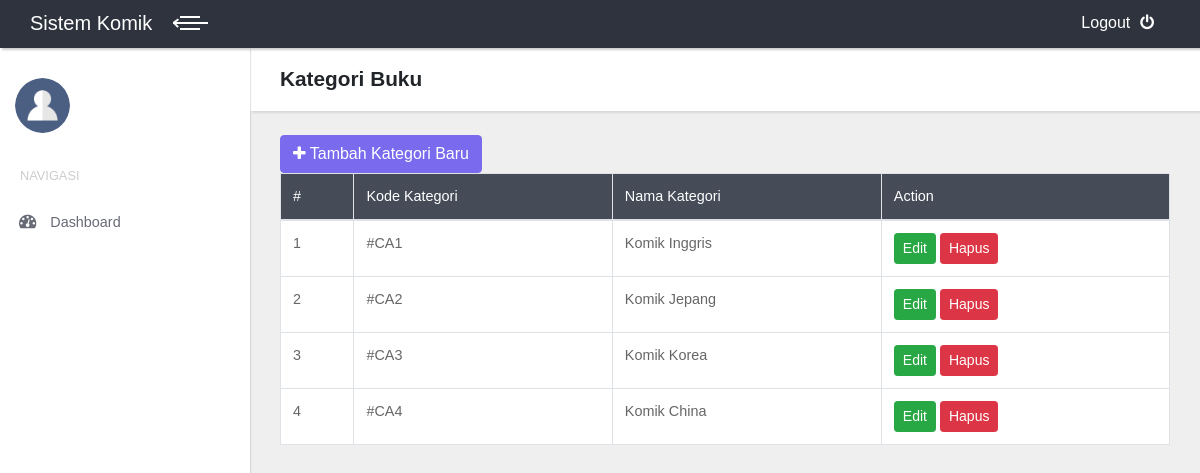
Page /index.php/kategori on the committed database.
### tables this page shows
CREATE TABLE `kategori_buku`  (
  `kode_kategori` int NOT NULL AUTO_INCREMENT,
  `nama_kategori` varchar(100) NOT NULL,
  PRIMARY KEY (`kode_kategori`) USING BTREE
);

### application/controllers/Kategori.php (called while the page is built, shortened)
<?php
class Kategori extends CI_Controller {
	public function __construct()
	{
		$this->load->model('m_kategori','kat');
	}
	public function index()
	{
		$data['tampil_kategori']=$this->kat->tampil_kategori();
		$data['konten']="v_kategori";
		$this->load->view('template', $data);
	}
}

### index.php (called while the page is built, shortened)
<?php
require_once BASEPATH.'core/CodeIgniter.php';

### application/models/M_kategori.php (called while the page is built, shortened)
<?php
class M_kategori extends CI_Model {
	public function tampil_kategori()
	{
		$tm_kategori=$this->db->get('kategori_buku')->result();
		return $tm_kategori;
	}
}

### application/views/v_kategori.php (the view, shortened to what this page needs)
<header class="page-header">
  <div class="container-fluid">
    <h2 class="no-margin-bottom">Kategori Buku</h2>
  </div>
</header>
<div class="container-fluid">
<div class="table-agile-info">
	<div class="panel panel-default">
<br><a href="#tambah" data-toggle="modal" class="btn btn-primary pull-left"><i class="fa fa-plus"></i> Tambah Kategori Baru</a><br>
<table class="table table-hover table-bordered" id="example" ui-options=ui-options="{
        &quot;paging&quot;: {
          &quot;enabled&quot;: true
        },
        &quot;filtering&quot;: {
          &quot;enabled&quot;: true
        },
        &quot;sorting&quot;: {
          &quot;enabled&quot;: true
        }}">
<thead style="background-color: #464b58; color:white;">
	<tr>
		<td>#</td>
		<td>Kode Kategori</td>
		<td>Nama Kategori</td>
		<td>Action</td>
	</tr></thead>
	<tbody style="background-color: white;">
	<?php $no=0; foreach ($tampil_kategori as $kat) : $no++;?>
	<tr>
		<td><?=$no?></td>
		<td>#CA<?=$kat->kode_kategori?></td>
		<td><?=$kat->nama_kategori?></td>
		<td>
			<a href="#edit" onclick="edit('<?=$kat->kode_kategori?>')" class="btn btn-success btn-sm" data-toggle="modal">Edit</a>
			<a href="<?=base_url('kategori/hapus/'.$kat->kode_kategori)?>" onclick="return confirm('Apa kamu yakin untuk menghapus Kategori ini?')" class="btn btn-danger btn-sm">Hapus</a>
		</td>
	</tr>
<?php endforeach ?>
</tbody>
</table></div>
</div>

### assets/css/style.default.css (style rules this page uses)
body { overflow-x: hidden; }
a, i, span { display: inline-block; text-decoration: none; -webkit-transition: all 0.3s; transition: all 0.3s; }
.container-fluid { padding: 0 30px; }
header.page-header { padding: 20px 0; }
table { font-size: 0.9em; color: #666; }
.page-header { background: #fff; padding: 20px; -webkit-box-shadow: 2px 2px 2px rgba(0, 0, 0, 0.1); box-shadow: 2px 2px 2px rgba(0, 0, 0, 0.1); position: relative; z-index: 8; }
.no-margin-bottom { margin-bottom: 0 !important; }
.btn { font-weight: 400; border: 1px solid transparent; padding: 0.375rem 0.75rem; font-size: 1rem; line-height: 1.5; border-radius: 0.25rem; -webkit-transition: background-color 0.15s ease-in-out, border-color 0.15s ease-in-out, -webkit-box-shadow 0.15s ease-in-out; transition: background-color 0.15s ease-in-out, border-color 0.15s ease-in-out, -webkit-box-shadow 0.15s ease-in-out; transition: background-color 0.15s ease-in-out, border-color 0.15s ease-in-out, box-shadow 0.15s ease-in-out; transition: background-color 0.15s ease-in-out, border-color 0.15s ease-in-out, box-shadow 0.15s ease-in-out, -webkit-box-shadow 0.15s ease-in-out; }
.btn-primary { color: color-yiq(#796aee); background-color: #796aee; border-color: #796aee; }
.btn-success { color: color-yiq(#28a745); background-color: #28a745; border-color: #28a745; }
.btn-danger { color: color-yiq(#dc3545); background-color: #dc3545; border-color: #dc3545; }
.btn-sm { padding: 0.25rem 0.5rem; font-size: 0.875rem; line-height: 1.5; border-radius: 0.2rem; }
body { font-family: "Poppins", sans-serif; font-size: 1rem; font-weight: 400; line-height: 1.5; color: #212529; background-color: #fff; }
a { color: #796aee; text-decoration: none; }
h1, h2, h3, h4, h5, h6, .h1, .h2, .h3, .h4, .h5, .h6 { margin-bottom: 0.5rem; font-family: inherit; font-weight: 700; line-height: 1.1; color: inherit; }
h2, .h2 { font-size: 1.3rem; }

### rows in the picture
kategori_buku: kode_kategori "1", nama_kategori "Komik Inggris"
kategori_buku: kode_kategori "2", nama_kategori "Komik Jepang"
kategori_buku: kode_kategori "3", nama_kategori "Komik Korea"
kategori_buku: kode_kategori "4", nama_kategori "Komik China"
